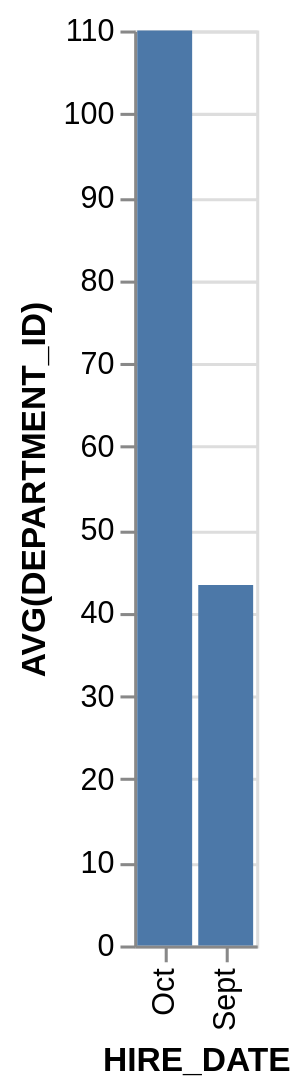

Vega-Lite specification stored for this chart:
### Vega-Lite specification from a JSON file in a GitHub repository (floating-point values rounded to 4 significant figures)
{"data": {"values": [{"x_data": "Oct", "y_data": 110}, {"x_data": "Sept", "y_data": 43.33}]}, "mark": "bar", "encoding": {"x": {"field": "x_data", "type": "nominal", "title": "HIRE_DATE", "sort": {"op": "sum", "field": "y_data", "order": "descending"}}, "y": {"field": "y_data", "type": "quantitative", "title": "AVG(DEPARTMENT_ID)"}}}
